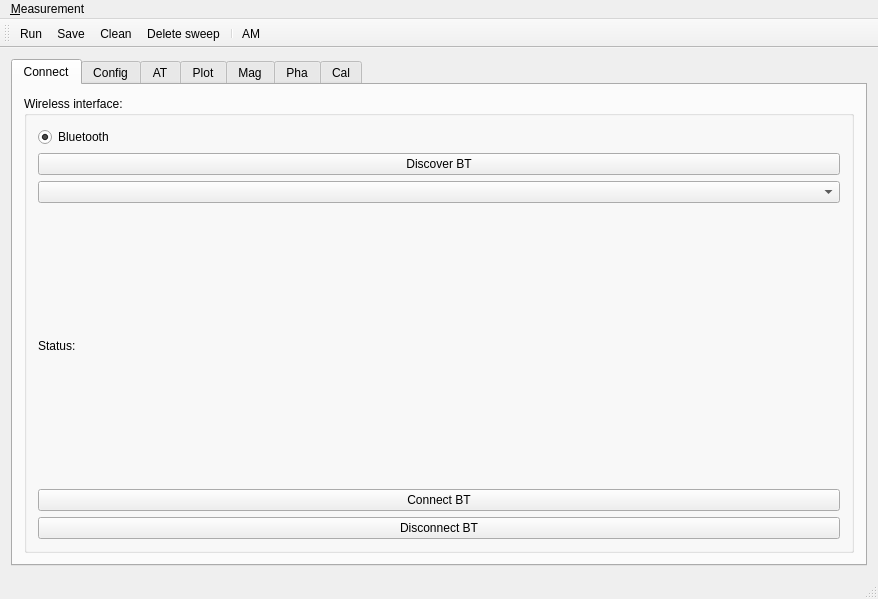
<?xml version="1.0" encoding="UTF-8"?>
<ui version="4.0">
 <class>MainWindow</class>
 <widget class="QMainWindow" name="MainWindow">
  <property name="geometry">
   <rect>
    <x>0</x>
    <y>0</y>
    <width>878</width>
    <height>599</height>
   </rect>
  </property>
  <property name="windowTitle">
   <string>Scibase ASIC Tester V0.1</string>
  </property>
  <widget class="QWidget" name="centralWidget">
   <layout class="QGridLayout" name="gridLayout">
    <item row="0" column="0">
     <layout class="QVBoxLayout" name="verticalLayout">
      <item>
       <widget class="QTabWidget" name="tabWidget">
        <property name="currentIndex">
         <number>0</number>
        </property>
        <widget class="QWidget" name="Connect">
         <attribute name="title">
          <string>Connect</string>
         </attribute>
         <layout class="QGridLayout" name="gridLayout_3">
          <item row="0" column="0">
           <widget class="QGroupBox" name="groupBoxWirelessInterface">
            <property name="title">
             <string>Wireless interface:</string>
            </property>
            <layout class="QGridLayout" name="gridLayout_2">
             <item row="0" column="0">
              <layout class="QGridLayout" name="gridLayout_4">
               <item row="1" column="0">
                <widget class="QPushButton" name="pushButtonBTdiscoverDevices">
                 <property name="text">
                  <string>Discover BT</string>
                 </property>
                </widget>
               </item>
               <item row="3" column="0">
                <widget class="QLabel" name="labelBTstatus">
                 <property name="text">
                  <string>Status:</string>
                 </property>
                </widget>
               </item>
               <item row="0" column="0">
                <widget class="QRadioButton" name="radioButtonBT">
                 <property name="text">
                  <string>Bluetooth</string>
                 </property>
                 <property name="checked">
                  <bool>true</bool>
                 </property>
                </widget>
               </item>
               <item row="2" column="0">
                <widget class="QComboBox" name="comboBoxBTdevices"/>
               </item>
               <item row="5" column="0">
                <widget class="QPushButton" name="pushButtonBTconnect">
                 <property name="text">
                  <string>Connect BT</string>
                 </property>
                </widget>
               </item>
               <item row="1" column="2">
                <layout class="QHBoxLayout" name="horizontalLayout_3"/>
               </item>
               <item row="2" column="2">
                <layout class="QHBoxLayout" name="horizontalLayout_4"/>
               </item>
               <item row="6" column="0">
                <widget class="QPushButton" name="pushButtonBTdisconnect">
                 <property name="text">
                  <string>Disconnect BT</string>
                 </property>
                </widget>
               </item>
              </layout>
             </item>
            </layout>
           </widget>
          </item>
         </layout>
        </widget>
        <widget class="QWidget" name="tab_3">
         <attribute name="title">
          <string>Config</string>
         </attribute>
         <layout class="QGridLayout" name="gridLayout_7">
          <item row="0" column="0">
           <layout class="QVBoxLayout" name="verticalLayout_4">
            <item>
             <widget class="QGroupBox" name="groupBox">
              <property name="title">
               <string>Plot Properties</string>
              </property>
              <layout class="QGridLayout" name="gridLayout_9">
               <item row="0" column="0">
                <widget class="QCheckBox" name="checkBoxConfigSmoothPlot">
                 <property name="text">
                  <string>Smooth Plot</string>
                 </property>
                </widget>
               </item>
               <item row="1" column="0">
                <widget class="QCheckBox" name="checkBoxConfigAntialias">
                 <property name="text">
                  <string>Antialias filtering</string>
                 </property>
                </widget>
               </item>
              </layout>
             </widget>
            </item>
            <item>
             <widget class="QGroupBox" name="groupBox_2">
              <property name="title">
               <string>Measurement Properties</string>
              </property>
              <layout class="QGridLayout" name="gridLayout_10">
               <item row="9" column="0">
                <layout class="QHBoxLayout" name="horizontalLayout_9">
                 <item>
                  <widget class="QLabel" name="label_11">
                   <property name="text">
                    <string>Additional Data 2:</string>
                   </property>
                  </widget>
                 </item>
                 <item>
                  <widget class="QLineEdit" name="lineEditAdditionalData2"/>
                 </item>
                </layout>
               </item>
               <item row="3" column="0">
                <layout class="QHBoxLayout" name="horizontalLayout_10">
                 <item>
                  <widget class="QLabel" name="label_9">
                   <property name="text">
                    <string>Additional Data 1:</string>
                   </property>
                  </widget>
                 </item>
                 <item>
                  <widget class="QLineEdit" name="lineEditAdditionalData1"/>
                 </item>
                </layout>
               </item>
               <item row="1" column="0">
                <layout class="QHBoxLayout" name="horizontalLayout_8">
                 <item>
                  <widget class="QLabel" name="label_8">
                   <property name="text">
                    <string>Selected Tag</string>
                   </property>
                  </widget>
                 </item>
                 <item>
                  <widget class="QComboBox" name="comboBoxTagSelect"/>
                 </item>
                </layout>
               </item>
               <item row="0" column="0">
                <layout class="QHBoxLayout" name="horizontalLayout_6">
                 <item>
                  <widget class="QLabel" name="label_7">
                   <property name="text">
                    <string>New Tag name:</string>
                   </property>
                  </widget>
                 </item>
                 <item>
                  <widget class="QLineEdit" name="lineEditTagName"/>
                 </item>
                 <item>
                  <widget class="QLabel" name="label_12">
                   <property name="text">
                    <string>Serial Number:</string>
                   </property>
                  </widget>
                 </item>
                 <item>
                  <widget class="QLineEdit" name="lineEditSerialNumber"/>
                 </item>
                 <item>
                  <widget class="QPushButton" name="pushButtonAddTag">
                   <property name="text">
                    <string>Add Tag</string>
                   </property>
                  </widget>
                 </item>
                </layout>
               </item>
               <item row="2" column="0">
                <layout class="QHBoxLayout" name="horizontalLayout_7">
                 <item>
                  <widget class="QPushButton" name="pushButtonSaveTag">
                   <property name="text">
                    <string>Save List</string>
                   </property>
                  </widget>
                 </item>
                 <item>
                  <widget class="QPushButton" name="pushButtonLoadTag">
                   <property name="text">
                    <string>Load List</string>
                   </property>
                  </widget>
                 </item>
                </layout>
               </item>
              </layout>
             </widget>
            </item>
            <item>
             <widget class="QGroupBox" name="groupBox_3">
              <property name="title">
               <string>Reader Configuration</string>
              </property>
              <layout class="QFormLayout" name="formLayout">
               <item row="1" column="1">
                <layout class="QHBoxLayout" name="horizontalLayout_11">
                 <item>
                  <widget class="QLabel" name="label_10">
                   <property name="text">
                    <string>VDD PA</string>
                   </property>
                  </widget>
                 </item>
                 <item>
                  <widget class="QComboBox" name="comboBoxPA_config"/>
                 </item>
                 <item>
                  <widget class="QPushButton" name="pushButtonPA_Config">
                   <property name="text">
                    <string>Config PA</string>
                   </property>
                  </widget>
                 </item>
                 <item>
                  <widget class="QLabel" name="label_PA_Config">
                   <property name="text">
                    <string>Answer: </string>
                   </property>
                  </widget>
                 </item>
                </layout>
               </item>
              </layout>
             </widget>
            </item>
            <item>
             <spacer name="verticalSpacer">
              <property name="orientation">
               <enum>Qt::Vertical</enum>
              </property>
              <property name="sizeHint" stdset="0">
               <size>
                <width>20</width>
                <height>40</height>
               </size>
              </property>
             </spacer>
            </item>
           </layout>
          </item>
         </layout>
        </widget>
        <widget class="QWidget" name="tab_2">
         <attribute name="title">
          <string>AT</string>
         </attribute>
         <layout class="QGridLayout" name="gridLayout_5">
          <item row="0" column="0">
           <layout class="QVBoxLayout" name="verticalLayout_2">
            <item>
             <layout class="QHBoxLayout" name="horizontalLayout">
              <item>
               <widget class="QLineEdit" name="lineEditAT"/>
              </item>
              <item>
               <widget class="QPushButton" name="pushButtonATSend">
                <property name="text">
                 <string>Send</string>
                </property>
               </widget>
              </item>
             </layout>
            </item>
           </layout>
          </item>
          <item row="1" column="0">
           <widget class="QPlainTextEdit" name="plainTextEditAT"/>
          </item>
         </layout>
        </widget>
        <widget class="QWidget" name="tab">
         <attribute name="title">
          <string>Plot</string>
         </attribute>
         <layout class="QGridLayout" name="gridLayout_6">
          <item row="0" column="0">
           <layout class="QVBoxLayout" name="verticalLayout_3">
            <item>
             <layout class="QHBoxLayout" name="horizontalLayout_2"/>
            </item>
           </layout>
          </item>
         </layout>
        </widget>
        <widget class="QWidget" name="tab_4">
         <attribute name="title">
          <string>Mag</string>
         </attribute>
         <layout class="QGridLayout" name="gridLayout_11">
          <item row="0" column="0">
           <layout class="QVBoxLayout" name="verticalLayout_6">
            <item>
             <widget class="QLabel" name="label_2">
              <property name="text">
               <string>Magnitude Measurements</string>
              </property>
             </widget>
            </item>
            <item>
             <widget class="QTableView" name="tableViewMag"/>
            </item>
            <item>
             <widget class="QLabel" name="label_3">
              <property name="text">
               <string>Average and Standard deviation (%)</string>
              </property>
             </widget>
            </item>
            <item>
             <widget class="QTableView" name="tableViewMagStat">
              <property name="sizePolicy">
               <sizepolicy hsizetype="Expanding" vsizetype="Expanding">
                <horstretch>0</horstretch>
                <verstretch>0</verstretch>
               </sizepolicy>
              </property>
              <property name="baseSize">
               <size>
                <width>0</width>
                <height>0</height>
               </size>
              </property>
             </widget>
            </item>
           </layout>
          </item>
         </layout>
        </widget>
        <widget class="QWidget" name="tab_5">
         <attribute name="title">
          <string>Pha</string>
         </attribute>
         <layout class="QGridLayout" name="gridLayout_12">
          <item row="0" column="0">
           <layout class="QVBoxLayout" name="verticalLayout_7">
            <item>
             <widget class="QLabel" name="label_4">
              <property name="text">
               <string>Phase Measurements</string>
              </property>
             </widget>
            </item>
            <item>
             <widget class="QTableView" name="tableViewPha"/>
            </item>
            <item>
             <widget class="QLabel" name="label_5">
              <property name="text">
               <string>Average and Standard deviation (degree)</string>
              </property>
             </widget>
            </item>
            <item>
             <widget class="QTableView" name="tableViewPhaStat"/>
            </item>
           </layout>
          </item>
         </layout>
        </widget>
        <widget class="QWidget" name="tab_6">
         <attribute name="title">
          <string>Cal</string>
         </attribute>
         <layout class="QGridLayout" name="gridLayout_8">
          <item row="1" column="0">
           <widget class="QTableView" name="tableViewCalibration"/>
          </item>
          <item row="0" column="0">
           <layout class="QVBoxLayout" name="verticalLayout_5">
            <item>
             <widget class="QCheckBox" name="checkBoxGainCalibration">
              <property name="text">
               <string>Enable Gain calibration</string>
              </property>
             </widget>
            </item>
            <item>
             <widget class="QLabel" name="label_6">
              <property name="text">
               <string>Calibration table for 1 kOhm reference</string>
              </property>
             </widget>
            </item>
            <item>
             <layout class="QHBoxLayout" name="horizontalLayout_5">
              <item>
               <widget class="QPushButton" name="pushButtonGenerateCalibration">
                <property name="text">
                 <string>Generate Calibration coeff.</string>
                </property>
               </widget>
              </item>
              <item>
               <widget class="QPushButton" name="pushButtonOpenCalFile">
                <property name="text">
                 <string>Open Cal. File</string>
                </property>
               </widget>
              </item>
              <item>
               <widget class="QPushButton" name="pushButtonSaveCalFile">
                <property name="text">
                 <string>Save Cal. File</string>
                </property>
               </widget>
              </item>
             </layout>
            </item>
           </layout>
          </item>
         </layout>
        </widget>
       </widget>
      </item>
     </layout>
    </item>
   </layout>
  </widget>
  <widget class="QMenuBar" name="menuBar">
   <property name="geometry">
    <rect>
     <x>0</x>
     <y>0</y>
     <width>878</width>
     <height>22</height>
    </rect>
   </property>
   <widget class="QMenu" name="menu_Measurement">
    <property name="title">
     <string>&amp;Measurement</string>
    </property>
    <addaction name="action_Run"/>
    <addaction name="action_Save"/>
    <addaction name="action_Clean"/>
    <addaction name="action_Delete_sweep"/>
    <addaction name="actionRun_Timer"/>
   </widget>
   <addaction name="menu_Measurement"/>
  </widget>
  <widget class="QToolBar" name="mainToolBar">
   <attribute name="toolBarArea">
    <enum>TopToolBarArea</enum>
   </attribute>
   <attribute name="toolBarBreak">
    <bool>false</bool>
   </attribute>
   <addaction name="action_Run"/>
   <addaction name="action_Save"/>
   <addaction name="action_Clean"/>
   <addaction name="action_Delete_sweep"/>
   <addaction name="separator"/>
   <addaction name="actionAM"/>
  </widget>
  <widget class="QStatusBar" name="statusBar"/>
  <action name="action_Run">
   <property name="icon">
    <iconset resource="images.qrc">
     <normaloff>:/images/images/Button-Play-icon.png</normaloff>:/images/images/Button-Play-icon.png</iconset>
   </property>
   <property name="text">
    <string>&amp;Run</string>
   </property>
   <property name="shortcut">
    <string>Ctrl+R</string>
   </property>
  </action>
  <action name="action_Save">
   <property name="icon">
    <iconset resource="images.qrc">
     <normaloff>:/images/images/Save-icon.png</normaloff>:/images/images/Save-icon.png</iconset>
   </property>
   <property name="text">
    <string>&amp;Save </string>
   </property>
   <property name="shortcut">
    <string>Ctrl+S</string>
   </property>
  </action>
  <action name="action_Clean">
   <property name="icon">
    <iconset resource="images.qrc">
     <normaloff>:/images/images/Clean-icon.png</normaloff>:/images/images/Clean-icon.png</iconset>
   </property>
   <property name="text">
    <string>&amp;Clean</string>
   </property>
   <property name="shortcut">
    <string>Ctrl+C</string>
   </property>
  </action>
  <action name="action_Delete_sweep">
   <property name="icon">
    <iconset resource="images.qrc">
     <normaloff>:/images/images/Delete-icon.png</normaloff>:/images/images/Delete-icon.png</iconset>
   </property>
   <property name="text">
    <string>&amp;Delete sweep</string>
   </property>
   <property name="shortcut">
    <string>Del</string>
   </property>
  </action>
  <action name="action0V90">
   <property name="text">
    <string>0V90</string>
   </property>
  </action>
  <action name="actionRun_Timer">
   <property name="text">
    <string>Run &amp;Timer</string>
   </property>
   <property name="shortcut">
    <string>Ctrl+T</string>
   </property>
  </action>
  <action name="actionAM">
   <property name="checkable">
    <bool>true</bool>
   </property>
   <property name="text">
    <string>AM</string>
   </property>
   <property name="toolTip">
    <string>AM</string>
   </property>
  </action>
 </widget>
 <layoutdefault spacing="6" margin="11"/>
 <tabstops>
  <tabstop>pushButtonBTdiscoverDevices</tabstop>
  <tabstop>comboBoxBTdevices</tabstop>
  <tabstop>pushButtonBTconnect</tabstop>
  <tabstop>lineEditAdditionalData1</tabstop>
  <tabstop>lineEditAdditionalData2</tabstop>
  <tabstop>comboBoxPA_config</tabstop>
  <tabstop>pushButtonPA_Config</tabstop>
  <tabstop>lineEditTagName</tabstop>
  <tabstop>pushButtonAddTag</tabstop>
  <tabstop>pushButtonLoadTag</tabstop>
  <tabstop>comboBoxTagSelect</tabstop>
  <tabstop>pushButtonSaveTag</tabstop>
  <tabstop>lineEditAT</tabstop>
  <tabstop>pushButtonATSend</tabstop>
  <tabstop>checkBoxGainCalibration</tabstop>
  <tabstop>pushButtonGenerateCalibration</tabstop>
  <tabstop>pushButtonOpenCalFile</tabstop>
  <tabstop>pushButtonSaveCalFile</tabstop>
  <tabstop>tableViewCalibration</tabstop>
  <tabstop>radioButtonBT</tabstop>
  <tabstop>pushButtonBTdisconnect</tabstop>
  <tabstop>tableViewMag</tabstop>
  <tabstop>tableViewMagStat</tabstop>
  <tabstop>tableViewPha</tabstop>
  <tabstop>tableViewPhaStat</tabstop>
  <tabstop>checkBoxConfigSmoothPlot</tabstop>
  <tabstop>tabWidget</tabstop>
  <tabstop>plainTextEditAT</tabstop>
  <tabstop>checkBoxConfigAntialias</tabstop>
 </tabstops>
 <resources>
  <include location="images.qrc"/>
 </resources>
 <connections/>
</ui>
